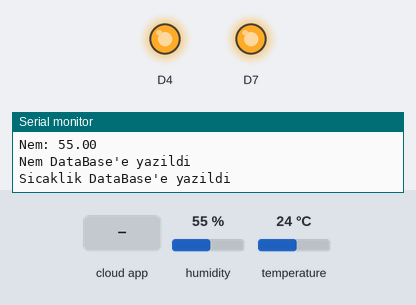
Recording of a sketch running on a simulated ESP8266 (NodeMCU). Shown: output pins drawn as LEDs (lit = HIGH), the last lines printed to the serial monitor. The inputs (shaded band) are chosen by the test bench; at power-on: humidity 55 %, temperature 24 °C. WiFi joins after 1.5 s; servers stay silent unless stated; the Firebase database answers and starts empty.

Above: at 5.7 s.
5.8 s: the phone or cloud app sets Durum to 1
At 6.2 s:
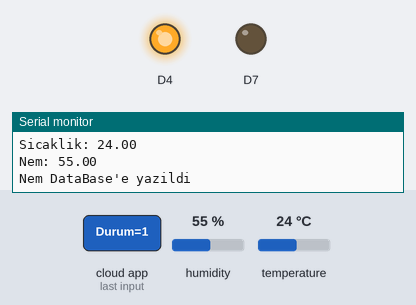
7.4 s: the phone or cloud app sets Durum to 0
At 7.9 s:
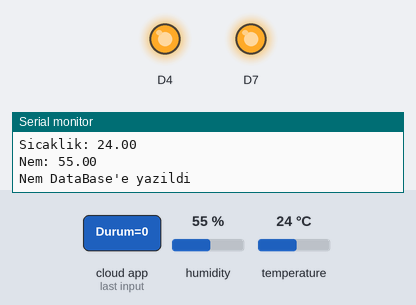
Timing chart, 0 to 10.4 s (numbered marks = the images above; inputs shaded):
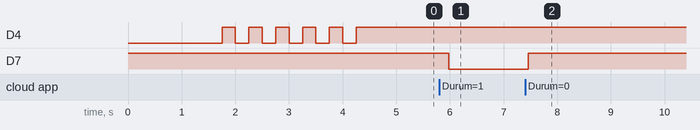

The sketch:

SMARTPLUG.ino
```cpp
#include <ESP8266WiFi.h>
#include <FirebaseArduino.h>
#include <DHT.h>

#define FIREBASE_HOST "********************"         //database connection must be written. Ex: oda-kontrol-default-rtdb.firebaseio.com
#define FIREBASE_AUTH "**********************"       //database token must be written. Ex: NJBwtdaıdsnaASjuyA4B00PnRZexgCTx2fgSUek
#define WIFI_SSID "*********"                        //wifi id must be written. Ex: NetMASTER Uydunet-1234
#define WIFI_PASSWORD "**********"                   //wifi password must be written. Ex: password12345

#define DHTPIN 4
#define DHTTYPE DHT11
DHT dht (DHTPIN,DHTTYPE);


void setup() {
  Serial.begin(9600);
  pinMode(D7,OUTPUT);
  pinMode(2,OUTPUT);
  digitalWrite(D7,HIGH);                              //to start with the relay off. (optocoupler relay)
  dht.begin();
  basla:
  int hata = 0;
  WiFi.begin(WIFI_SSID, WIFI_PASSWORD);               //connection to the Internet
  Serial.print("Bağlanılıyor");
  while (WiFi.status() != WL_CONNECTED)  {
    Serial.print(".");
    hata=hata+1;
    delay(500);
    if(hata>40)  {                                    //for timeout
      Serial.println("RESET!!!");
      goto basla;
    }
  }
  Serial.println();
  Serial.println("Ağa Bağlanıldı.");
  Serial.print("Bağlantı: ");
  Serial.println(WiFi.localIP());

  Firebase.begin(FIREBASE_HOST, FIREBASE_AUTH);         //connection to database

  Serial.println("TAMAMI HAZIR.");

  for (int i=0;i<6;i++)  {                              //Flashing of the led lamp on the NodeMCU that everything is ok
  digitalWrite(2,LOW);
  delay(250);
  digitalWrite(2,HIGH);
  delay(250);
  }
}

void loop() {

  float h = dht.readHumidity();
  float t = dht.readTemperature();

  Serial.print("Sicaklik: ");
  Serial.println(t);
  Serial.print("Nem: ");
  Serial.println(h);

  Firebase.setFloat("Nem", h);                            //write to database
  if (Firebase.failed())  {
      Serial.print("Database Yazım Hatası!!! :");
      Serial.println(Firebase.error());
  }
  else  {
    Serial.println("Nem DataBase'e yazildi");              //info
  }

  delay(500);

  Firebase.setFloat("Sicaklik", t);                        //write to database
  if (Firebase.failed())  {
      Serial.print("Database Yazım Hatası!!! :");
      Serial.println(Firebase.error());
  }
  else  {
    Serial.println("Sicaklik DataBase'e yazildi");         //info
  }

  delay(500);

  String prizdurum = Firebase.getString("Durum");           //read from database

  Serial.print("Priz Durum: ");
  Serial.println(prizdurum);
  if (prizdurum == "0")  {
    digitalWrite(D7,HIGH);                                  //turn off the relay (optocoupler relay)
  }
  if (prizdurum == "1")  {
    digitalWrite(D7,LOW);                                   //turn on the relay (optocoupler relay)
  }

  Serial.println("baglanti kontrolu ");                    //connection check
  if(WiFi.status() != WL_CONNECTED)  {
    Serial.println("Elektrik ya da internet kesintisi! Baglanti yenileniyor... ");
    restart();
  }
  Serial.println("baglanti kontrolu tamamlandi");
}


int restart(){                                              //connection restart function
  basla:
  int hata = 0;
  WiFi.begin(WIFI_SSID, WIFI_PASSWORD);
  Serial.print("Bağlanılıyor");
  while (WiFi.status() != WL_CONNECTED)  {
    Serial.print(".");
    hata=hata+1;
    delay(500);
    if(hata>40)  {
      Serial.println("RESET!!!");
      goto basla;
    }
  }
  Serial.println();
  Serial.println("Ağa Bağlanıldı.");
  Serial.print("Bağlantı: ");
  Serial.println(WiFi.localIP());

  Firebase.begin(FIREBASE_HOST, FIREBASE_AUTH);

  Serial.println("HAZIR.");

  for (int i=0;i<6;i++)  {
  digitalWrite(2,LOW);
  delay(250);
  digitalWrite(2,HIGH);
  delay(250);
  }
}
```

Measured:
- after the input at 5.8 s, D7: HIGH → LOW after 0.18 s
- after the input at 7.4 s, D7: LOW → HIGH after 0.06 s
